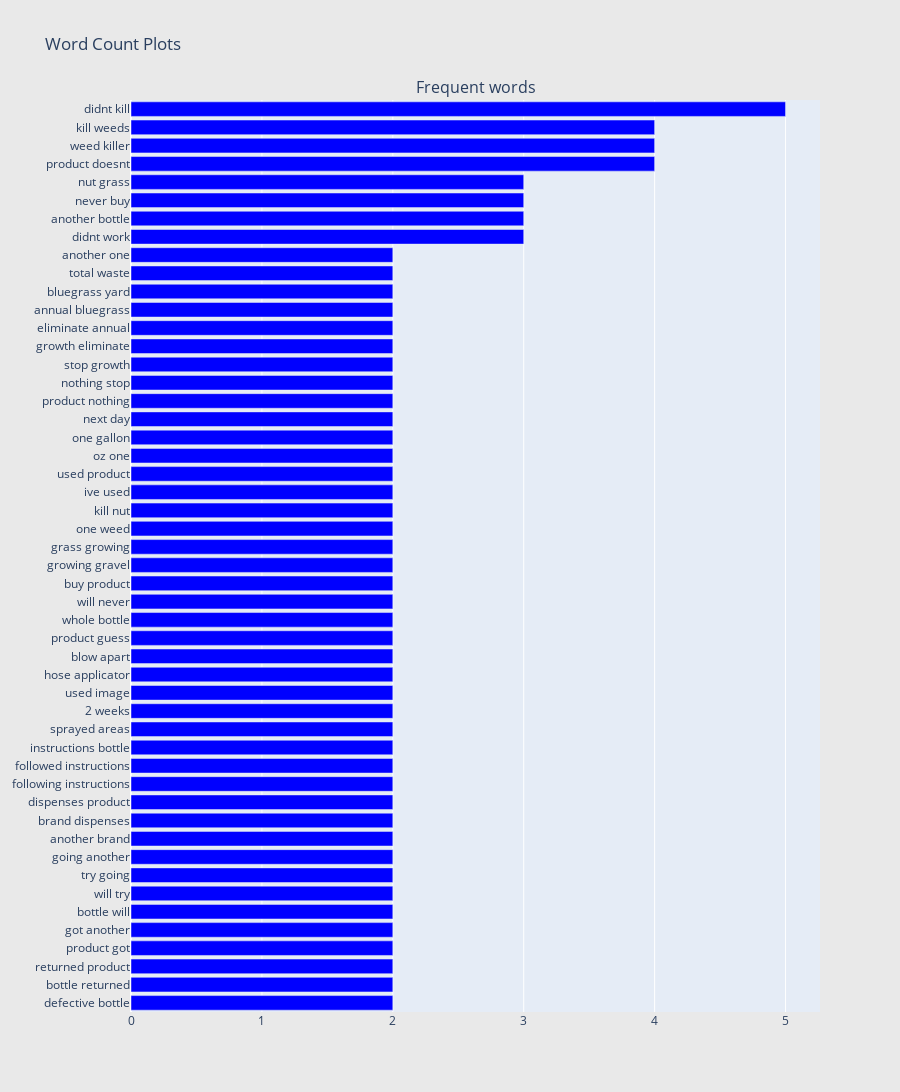

Here is the notebook cell this chart was saved with:
### Code cell
## Get the bar chart from 1 rated reviews ##
freq_dict = defaultdict(int)
for sent in df_rating1["review_lower"]:
    for word in generate_ngrams(sent,2):
        freq_dict[word] += 1
fd_sorted = pd.DataFrame(sorted(freq_dict.items(), key=lambda x: x[1])[::-1])
fd_sorted.columns = ["word", "wordcount"]
trace0 = horizontal_bar_chart(fd_sorted.head(50), 'blue')

# Creating two subplots
fig = tools.make_subplots(rows=1, cols=1, vertical_spacing=0.04,
                          subplot_titles=["Frequent words"])
fig.append_trace(trace0, 1, 1)
#fig.append_trace(trace1, 1, 2)
fig['layout'].update(height=1200, width=900, paper_bgcolor='rgb(233,233,233)', title="Word Count Plots")
py.iplot(fig, filename='word-plots');

### Figure 1 — Plotly figure (JSON) as saved in the notebook; plotly's stock layout.template omitted (floating-point values rounded to 4 significant figures)
{"data": [{"marker": {"color": "blue"}, "orientation": "h", "showlegend": false, "type": "bar", "x": [2, 2, 2, 2, 2, 2, 2, 2, 2, 2, 2, 2, 2, 2, 2, 2, 2, 2, 2, 2, 2, 2, 2, 2, 2, 2, 2, 2, 2, 2, 2, 2, 2, 2, 2, 2, 2, 2, 2, 2, 2, 2, 3, 3, 3, 3, 4, 4, 4, 5], "xaxis": "x", "y": ["defective bottle", "bottle returned", "returned product", "product got", "got another", "bottle will", "will try", "try going", "going another", "another brand", "brand dispenses", "dispenses product", "following instructions", "followed instructions", "instructions bottle", "sprayed areas", "2 weeks", "used image", "hose applicator", "blow apart", "product guess", "whole bottle", "will never", "buy product", "growing gravel", "grass growing", "one weed", "kill nut", "ive used", "used product", "oz one", "one gallon", "next day", "product nothing", "nothing stop", "stop growth", "growth eliminate", "eliminate annual", "annual bluegrass", "bluegrass yard", "total waste", "another one", "didnt work", "another bottle", "never buy", "nut grass", "product doesnt", "weed killer", "kill weeds", "didnt kill"], "yaxis": "y"}], "layout": {"annotations": [{"font": {"size": 16}, "showarrow": false, "text": "Frequent words", "x": 0.5, "xanchor": "center", "xref": "paper", "y": 1, "yanchor": "bottom", "yref": "paper"}], "height": 1200, "paper_bgcolor": "rgb(233,233,233)", "title": {"text": "Word Count Plots"}, "width": 900, "xaxis": {"anchor": "y", "autorange": true, "domain": [0, 1], "range": [0, 5.263], "type": "linear"}, "yaxis": {"anchor": "x", "autorange": true, "domain": [0, 1], "range": [-0.5, 49.5], "type": "category"}}}
